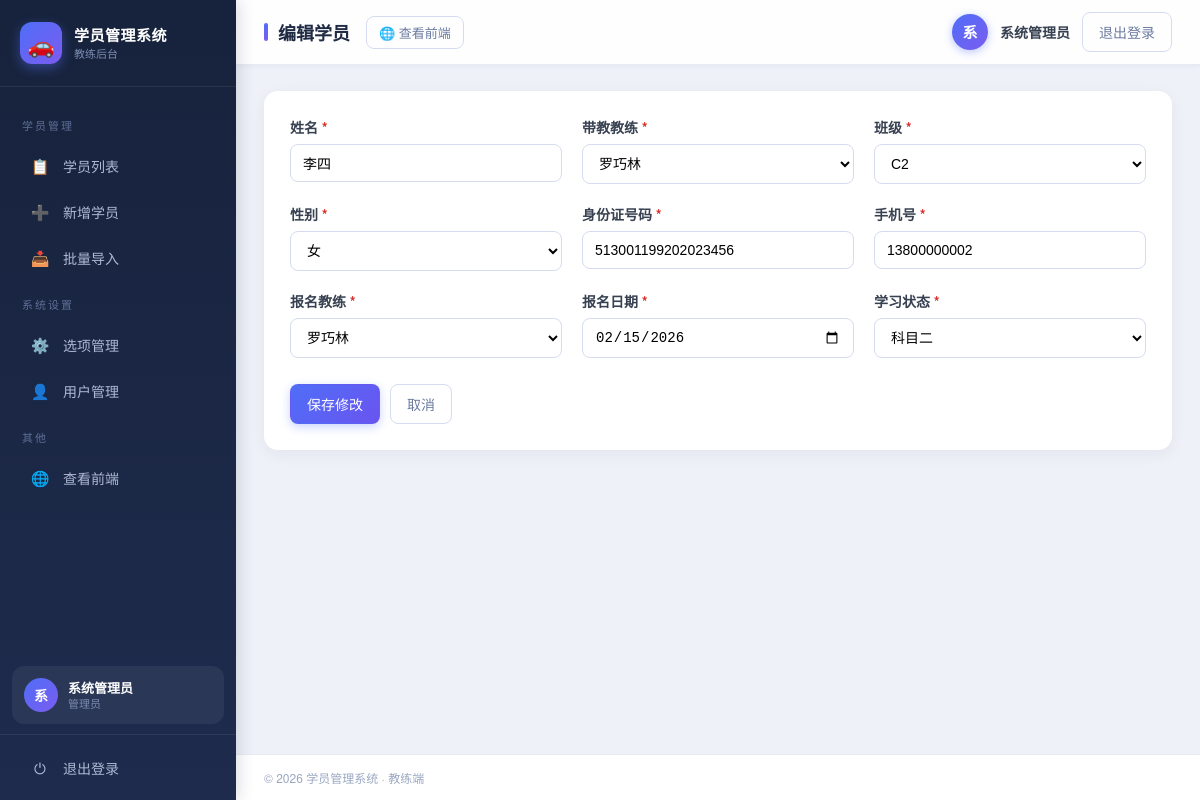
Screenshot of /admin/edit.php?id=2 (signed in) with the database file from the repository.
### tables this page shows
CREATE TABLE `students` (
  `id`            INT UNSIGNED NOT NULL AUTO_INCREMENT COMMENT '主键ID',
  `name`          VARCHAR(50)  NOT NULL                COMMENT '姓名',
  `coach`         VARCHAR(20)  NOT NULL                COMMENT '带教教练',
  `class_name`    VARCHAR(10)  NOT NULL                COMMENT '班级',
  `gender`        VARCHAR(4)   NOT NULL                COMMENT '性别',
  `id_card`       VARCHAR(18)  NOT NULL                COMMENT '身份证号码',
  `phone`         VARCHAR(20)  NOT NULL                COMMENT '手机号',
  `reg_coach`     VARCHAR(20)  NOT NULL                COMMENT '报名教练',
  `reg_date`      DATE         NOT NULL                COMMENT '报名日期',
  `status`        VARCHAR(10)  NOT NULL DEFAULT '科目一' COMMENT '学习状态',
  `created_at`    TIMESTAMP    NOT NULL DEFAULT CURRENT_TIMESTAMP COMMENT '创建时间',
  `updated_at`    TIMESTAMP    NOT NULL DEFAULT CURRENT_TIMESTAMP ON UPDATE CURRENT_TIMESTAMP COMMENT '更新时间',
  PRIMARY KEY (`id`),
  KEY `idx_id_card` (`id_card`),
  KEY `idx_name` (`name`),
  KEY `idx_phone` (`phone`),
  KEY `idx_coach` (`coach`),
  KEY `idx_status` (`status`)
);

### includes/db.php (called while the page is built, shortened)
<?php
function db(): PDO
{
    static $pdo = null;
    if ($pdo === null) {
        $dsn = sprintf(
            'mysql:host=%s;port=%d;dbname=%s;charset=%s',
            DB_HOST,
            DB_PORT,
            DB_NAME,
            DB_CHARSET
        );
        $options = [
            PDO::ATTR_ERRMODE            => PDO::ERRMODE_EXCEPTION,
            PDO::ATTR_DEFAULT_FETCH_MODE => PDO::FETCH_ASSOC,
            PDO::ATTR_EMULATE_PREPARES   => false,
        ];
        try {
            $pdo = new PDO($dsn, DB_USER, DB_PASS, $options);
        } catch (PDOException $e) {
            die('数据库连接失败：' . htmlspecialchars($e->getMessage()));
        }
    }
    return $pdo;
}
function get_options(string $type): array
{
    static $cache = [];
    $stmt = db()->prepare('SELECT label FROM options WHERE type = :type ORDER BY sort_order ASC, id ASC');
    $stmt->execute([':type' => $type]);
    $cache[$type] = array_column($stmt->fetchAll(), 'label');
    return $cache[$type];
}
function COACHES(): array    { return get_options('coach'); }
function REG_COACHES(): array { return get_options('reg_coach'); }
function GENDERS(): array    { return get_options('gender'); }
function STATUSES(): array   { return get_options('status'); }
function CLASSES(): array    { return get_options('class'); }

### includes/auth.php (called while the page is built, shortened)
<?php
require_once __DIR__ . '/db.php';
function current_admin(): ?array
{
    static $admin = null;
    if ($admin === null) {
        $stmt = db()->prepare('SELECT id, username, real_name FROM admins WHERE id = :id');
        $stmt->execute([':id' => (int)$_SESSION['admin_id']]);
        $admin = $stmt->fetch() ?: null;
    }
    return $admin;
}

### admin/edit.php (the view, shortened to what this page needs)
<?php
require_once __DIR__ . '/../includes/auth.php';
$id = (int)($_GET['id'] ?? 0);
$stmt = db()->prepare('SELECT * FROM students WHERE id = :id');
$stmt->execute([':id' => $id]);
$student = $stmt->fetch();
$old = [
    'name' => $student['name'], 'coach' => $student['coach'], 'class_name' => $student['class_name'],
    'gender' => $student['gender'], 'id_card' => $student['id_card'], 'phone' => $student['phone'],
    'reg_coach' => $student['reg_coach'], 'reg_date' => $student['reg_date'], 'status' => $student['status'],
];
$pageTitle = '编辑学员';
$activeMenu = '';
require __DIR__ . '/../includes/header.php';
?>
    <form class="form-card" method="post" action="edit.php?id=<?= $id ?>">
        <div class="form-grid">
            <div class="form-item">
                <label>姓名 <em>*</em></label>
                <input type="text" name="name" value="<?= htmlspecialchars($old['name']) ?>" maxlength="50" required>
            </div>
            <div class="form-item">
                <label>带教教练 <em>*</em></label>
                <select name="coach">
                    <?php foreach (COACHES() as $c): ?>
                        <option value="<?= $c ?>" <?= $old['coach'] === $c ? 'selected' : '' ?>><?= $c ?></option>
                    <?php endforeach; ?>
                </select>
            </div>
            <div class="form-item">
                <label>班级 <em>*</em></label>
                <select name="class_name">
                    <?php foreach (CLASSES() as $c): ?>
                        <option value="<?= $c ?>" <?= $old['class_name'] === $c ? 'selected' : '' ?>><?= $c ?></option>
                    <?php endforeach; ?>
                </select>
            </div>
            <div class="form-item">
                <label>性别 <em>*</em></label>
                <select name="gender">
                    <?php foreach (GENDERS() as $g): ?>
                        <option value="<?= $g ?>" <?= $old['gender'] === $g ? 'selected' : '' ?>><?= $g ?></option>
                    <?php endforeach; ?>
                </select>
            </div>
            <div class="form-item">
                <label>身份证号码 <em>*</em></label>
                <input type="text" name="id_card" value="<?= htmlspecialchars($old['id_card']) ?>" maxlength="18" placeholder="可填完整、不完整或汉字" required>
            </div>
            <div class="form-item">
                <label>手机号 <em>*</em></label>
                <input type="text" name="phone" value="<?= htmlspecialchars($old['phone']) ?>" maxlength="20" placeholder="可填汉字或少位数" required>
            </div>
            <div class="form-item">
                <label>报名教练 <em>*</em></label>
                <select name="reg_coach">
                    <?php foreach (REG_COACHES() as $c): ?>
                        <option value="<?= $c ?>" <?= $old['reg_coach'] === $c ? 'selected' : '' ?>><?= $c ?></option>
                    <?php endforeach; ?>
                </select>
            </div>
            <div class="form-item">
                <label>报名日期 <em>*</em></label>
                <input type="date" name="reg_date" value="<?= htmlspecialchars($old['reg_date']) ?>" required>
            </div>
            <div class="form-item">
                <label>学习状态 <em>*</em></label>
                <select name="status">
                    <?php foreach (STATUSES() as $s): ?>
                        <option value="<?= $s ?>" <?= $old['status'] === $s ? 'selected' : '' ?>><?= $s ?></option>
                    <?php endforeach; ?>
                </select>
            </div>
        </div>
        <div class="form-actions">
            <button type="submit" class="btn btn-primary">保存修改</button>
            <a href="index.php" class="btn btn-plain">取消</a>
        </div>
    </form>
<?php require __DIR__ . '/../includes/footer.php'; ?>

### includes/header.php (shortened to what this page needs)
<?php
$menu = isset($activeMenu) ? $activeMenu : '';
$admin = current_admin();
$adminName = $admin['real_name'] ?: ($admin['username'] ?? '管理员');
?>
<!DOCTYPE html>
<html lang="zh-CN">
<head>
    <link rel="stylesheet" href="../css/style.css">
</head>
<body class="admin-body">
<div class="layout">
    <aside class="sidebar">
        <div class="brand">
            <span class="brand-logo">🚗</span>
            <div class="brand-txt">
                <div class="brand-text">学员管理系统</div>
                <div class="brand-sub">教练后台</div>
            </div>
        </div>
        <nav class="nav">
            <div class="nav-section">学员管理</div>
            <a class="nav-link <?= $menu === 'index' ? 'active' : '' ?>" href="index.php">
                <span class="nav-ico">📋</span><span>学员列表</span>
            </a>
            <a class="nav-link <?= $menu === 'add' ? 'active' : '' ?>" href="add.php">
                <span class="nav-ico">➕</span><span>新增学员</span>
            </a>
            <a class="nav-link <?= $menu === 'import' ? 'active' : '' ?>" href="import.php">
                <span class="nav-ico">📥</span><span>批量导入</span>
            </a>
            <div class="nav-section">系统设置</div>
            <a class="nav-link <?= $menu === 'options' ? 'active' : '' ?>" href="options.php">
                <span class="nav-ico">⚙️</span><span>选项管理</span>
            </a>
            <a class="nav-link <?= $menu === 'users' ? 'active' : '' ?>" href="users.php">
                <span class="nav-ico">👤</span><span>用户管理</span>
            </a>
            <div class="nav-section">其他</div>
            <a class="nav-link" href="../index.php" target="_blank">
                <span class="nav-ico">🌐</span><span>查看前端</span>
            </a>
        </nav>
        <div class="sidebar-user">
            <div class="suser-avatar"><?= htmlspecialchars(mb_substr($adminName, 0, 1, 'UTF-8')) ?></div>
            <div class="suser-info">
                <div class="suser-name"><?= htmlspecialchars($adminName) ?></div>
                <div class="suser-role">管理员</div>
            </div>
        </div>
        <div class="sidebar-foot">
            <a class="nav-link" href="logout.php"><span class="nav-ico">⏻</span><span>退出登录</span></a>
        </div>
    </aside>
    <div class="main">
        <header class="topbar">
            <div class="topbar-left">
                <div class="topbar-title"><?= htmlspecialchars($pageTitle) ?></div>
                <a class="btn-back" href="../index.php">🌐 查看前端</a>
            </div>
            <div class="topbar-user">
                <span class="user-avatar"><?= htmlspecialchars(mb_substr($adminName, 0, 1, 'UTF-8')) ?></span>
                <span class="user-name"><?= htmlspecialchars($adminName) ?></span>
                <a class="btn btn-plain btn-logout" href="logout.php">退出登录</a>
            </div>
        </header>
        <main class="content">

### rows the page displays
students: name "李四", coach "罗巧林", class_name "C2", gender "女", id_card "513001199202023456", phone "13800000002", reg_coach "罗巧林", reg_date "02/15/2026", status "科目二"

### other values shown
mb_substr($adminName, 0, 1, 'UTF-8') "系"
$adminName "系统管理员"
$pageTitle "编辑学员"
